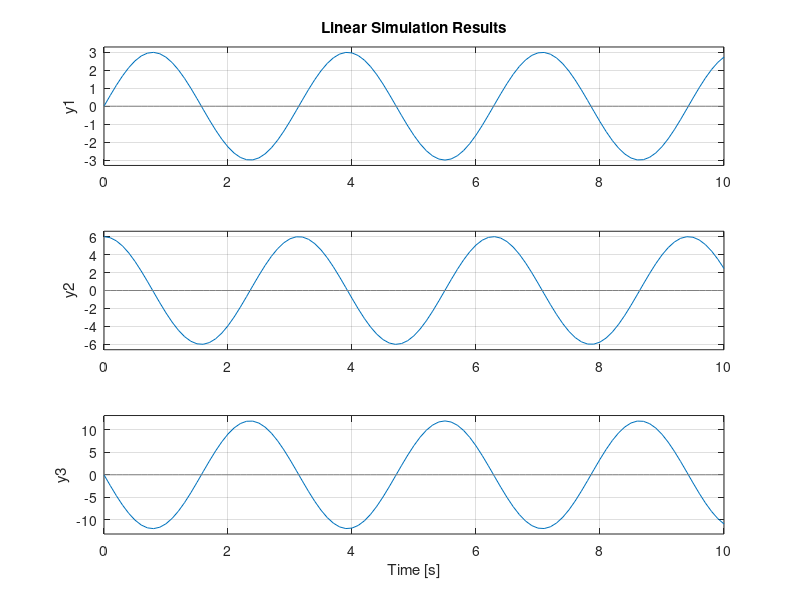

This figure's MATLAB source:
omega=2;
Amp = 3;
phi = 0;
t=0:0.1:10;
u=zeros(1,length(t));
A=[0 1;-omega^2 0]; 
B=[0;0]; 
C=[1 0;0 1;-omega^2 0]; 
D=zeros(3,1); 
sys=ss(A,B,C,D);
x_0 = [Amp*sin(phi); Amp*omega*cos(phi)];
lsim(sys,u,t,x_0)
